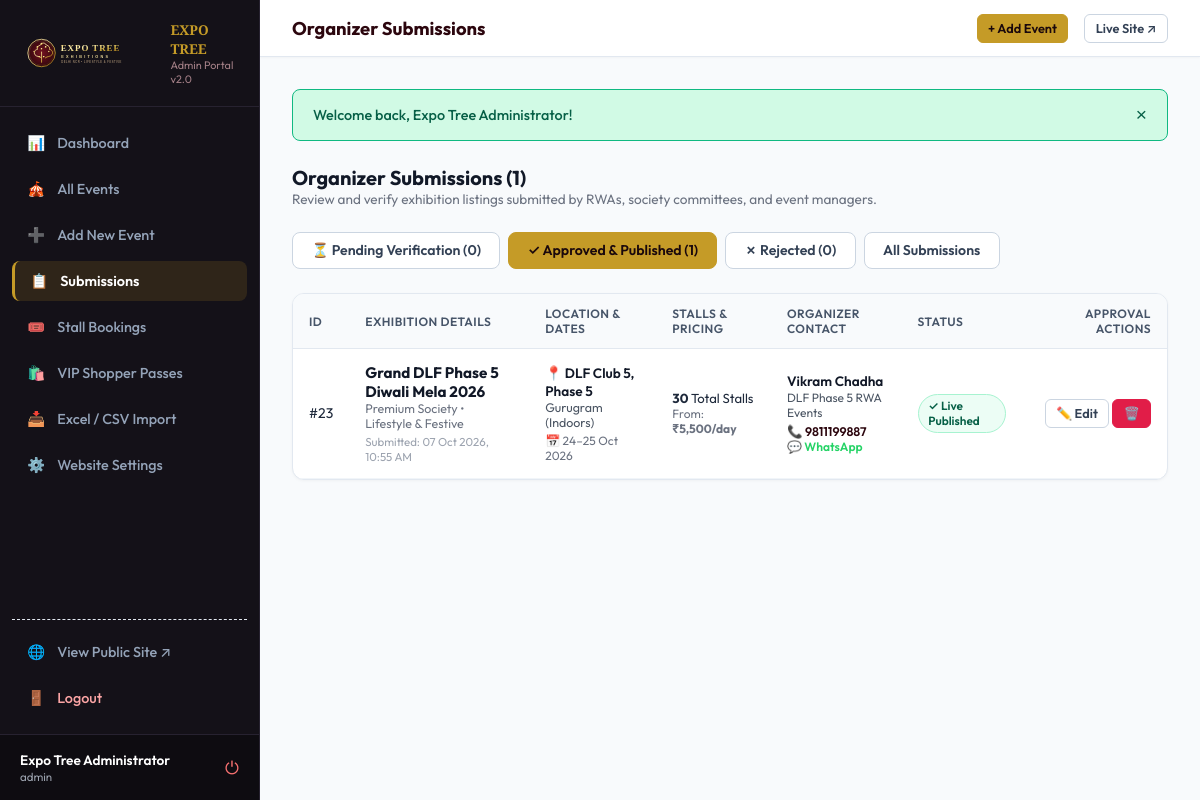
Screenshot of /admin/submissions.php?status=published (signed in) with the database file from the repository.
### tables this page shows
CREATE TABLE `events` (
  `id` int(11) NOT NULL AUTO_INCREMENT,
  `title` varchar(255) NOT NULL,
  `slug` varchar(255) NOT NULL,
  `category` varchar(100) DEFAULT 'Lifestyle & Festive',
  `event_type` varchar(100) NOT NULL DEFAULT 'Exhibition',
  `start_date` date NOT NULL,
  `end_date` date NOT NULL,
  `date_display` varchar(100) DEFAULT NULL,
  `venue` varchar(255) NOT NULL,
  `city` varchar(100) NOT NULL,
  `state` varchar(100) NOT NULL DEFAULT 'Delhi NCR',
  `pincode` varchar(20) DEFAULT NULL,
  `address` text DEFAULT NULL,
  `location_type` varchar(50) DEFAULT 'Outdoors',
  `footfall` varchar(100) DEFAULT NULL,
  `gentry` varchar(100) DEFAULT 'Middle Class',
  `timings` varchar(100) DEFAULT '10:00 AM - 8:00 PM',
  `layout_type` varchar(100) DEFAULT 'First come first serve',
  `fan_charge` varchar(50) DEFAULT '300 RS',
  `price_shopping_canopy` decimal(10,2) DEFAULT NULL,
  `price_shopping_table1` decimal(10,2) DEFAULT NULL,
  `price_shopping_table2` decimal(10,2) DEFAULT NULL,
  `price_food_canopy` decimal(10,2) DEFAULT NULL,
  `price_food_table2` decimal(10,2) DEFAULT NULL,
  `price_promotional` varchar(100) DEFAULT '10k onwards',
  `daily_stall_price` decimal(10,2) NOT NULL DEFAULT 5000.00,
  `total_stalls` int(11) NOT NULL DEFAULT 20,
  `available_stalls` int(11) NOT NULL DEFAULT 20,
  `booked_stalls` int(11) NOT NULL DEFAULT 0,
  `stall_sizes` varchar(255) DEFAULT 'Canopy: 3x3m • Table: 6x2ft',
  `facilities` text DEFAULT NULL,
  `booking_instructions` text DEFAULT NULL,
  `terms_conditions` text DEFAULT NULL,
  `description` text DEFAULT NULL,
  `image_url` varchar(500) DEFAULT NULL,
  `banner_url` varchar(500) DEFAULT NULL,
  `venue_images_json` text DEFAULT NULL,
  `highlights` text DEFAULT NULL,
  `map_link` text DEFAULT NULL,
  `organizer_name` varchar(150) DEFAULT 'Expo Tree Exhibitions',
  `organizer_company` varchar(150) DEFAULT 'Expo Tree Events Pvt Ltd',
  `organizer_phone` varchar(30) DEFAULT '9811175057',
  `organizer_whatsapp` varchar(30) DEFAULT '9811175057',
  `organizer_email` varchar(150) DEFAULT 'expotreeexhibitions@gmail.com',
  `organizer_website` varchar(255) DEFAULT NULL,
  `status` enum('draft','pending','approved','published','unpublished','rejected','active','inactive','archived') NOT NULL DEFAULT 'published',
  `is_featured` tinyint(1) NOT NULL DEFAULT 0,
  `source` enum('admin','organizer_submission') NOT NULL DEFAULT 'admin',
  `rejection_reason` text DEFAULT NULL,
  `created_at` timestamp NOT NULL DEFAULT current_timestamp(),
  `updated_at` timestamp NOT NULL DEFAULT current_timestamp() ON UPDATE current_timestamp(),
  PRIMARY KEY (`id`),
  UNIQUE KEY `slug` (`slug`),
  KEY `idx_slug` (`slug`),
  KEY `idx_dates` (`start_date`,`end_date`),
  KEY `idx_city` (`city`),
  KEY `idx_type` (`event_type`),
  KEY `idx_status` (`status`)
);

### includes/functions.php (called while the page is built, shortened)
<?php
function e($value) {
    return htmlspecialchars((string)($value ?? ''), ENT_QUOTES, 'UTF-8');
}
function sanitize($value) {
    return trim(strip_tags((string)$value));
}
function csrf_token() {
    return $_SESSION['csrf_token'];
}

### admin/submissions.php (the view, shortened to what this page needs)
<?php
require_once __DIR__ . '/../includes/db.php';
require_once __DIR__ . '/../includes/functions.php';
$statusFilter = sanitize($_GET['status'] ?? 'pending');
$sql = "SELECT * FROM events WHERE source = 'organizer_submission'";
$params = [];
if ($statusFilter !== 'all') {
    $sql .= " AND status = :st";
    $params[':st'] = $statusFilter;
}
$sql .= " ORDER BY created_at DESC";
$stmt = $pdo->prepare($sql);
$stmt->execute($params);
$submissions = $stmt->fetchAll();
$pendingCount = (int)$pdo->query("SELECT COUNT(*) FROM events WHERE source = 'organizer_submission' AND status = 'pending'")->fetchColumn();
$approvedCount = (int)$pdo->query("SELECT COUNT(*) FROM events WHERE source = 'organizer_submission' AND status IN ('published', 'approved')")->fetchColumn();
$rejectedCount = (int)$pdo->query("SELECT COUNT(*) FROM events WHERE source = 'organizer_submission' AND status = 'rejected'")->fetchColumn();
require_once __DIR__ . '/includes/admin-header.php';
?>
<div style="display: flex; justify-content: space-between; align-items: center; margin-bottom: 1.5rem; flex-wrap: wrap; gap: 1rem;">
  <div>
    <h3 style="font-size: 1.25rem; font-weight: 700; color: #111827;">
      Organizer Submissions (<?= count($submissions) ?>)
    </h3>
    <p style="font-size: 0.85rem; color: #6b7280;">
      Review and verify exhibition listings submitted by RWAs, society committees, and event managers.
    </p>
  </div>
</div>
<div style="display: flex; gap: 0.5rem; margin-bottom: 1.5rem; flex-wrap: wrap;">
  <a href="submissions.php?status=pending" class="admin-btn <?= $statusFilter === 'pending' ? 'admin-btn-gold' : 'admin-btn-outline' ?>">
    <span>⏳ Pending Verification (<?= $pendingCount ?>)</span>
  </a>
  <a href="submissions.php?status=published" class="admin-btn <?= $statusFilter === 'published' ? 'admin-btn-gold' : 'admin-btn-outline' ?>">
    <span>✓ Approved &amp; Published (<?= $approvedCount ?>)</span>
  </a>
  <a href="submissions.php?status=rejected" class="admin-btn <?= $statusFilter === 'rejected' ? 'admin-btn-gold' : 'admin-btn-outline' ?>">
    <span>✗ Rejected (<?= $rejectedCount ?>)</span>
  </a>
  <a href="submissions.php?status=all" class="admin-btn <?= $statusFilter === 'all' ? 'admin-btn-gold' : 'admin-btn-outline' ?>">
    <span>All Submissions</span>
  </a>
</div>
<div class="admin-card">
  <div style="overflow-x: auto;">
    <table class="admin-table">
      <thead>
        <tr>
          <th>ID</th>
          <th>Exhibition Details</th>
          <th>Location &amp; Dates</th>
          <th>Stalls &amp; Pricing</th>
          <th>Organizer Contact</th>
          <th>Status</th>
          <th style="text-align: right;">Approval Actions</th>
        </tr>
      </thead>
      <tbody>
        <?php if (empty($submissions)): ?>
          <tr>
            <td colspan="7" style="text-align: center; color: #888; padding: 3rem;">
              <div style="font-size: 2.5rem; margin-bottom: 0.5rem;">📋</div>
              <p>No <?= $statusFilter !== 'all' ? e($statusFilter) : '' ?> organizer submissions found.</p>
            </td>
          </tr>
        <?php else: ?>
          <?php foreach ($submissions as $sub): ?>
            <tr>
              <td>#<?= $sub['id'] ?></td>
              <td>
                <div style="font-weight: 700; color: #111827; font-size: 0.95rem;"><?= e($sub['title']) ?></div>
                <div style="font-size: 0.78rem; color: #6b7280;"><?= e($sub['event_type']) ?> • <?= e($sub['category']) ?></div>
                <div style="font-size: 0.72rem; color: #9ca3af; margin-top: 0.2rem;">Submitted: <?= date('d M Y, h:i A', strtotime($sub['created_at'])) ?></div>
              </td>
              <td>
                <div style="font-weight: 600; font-size: 0.85rem; color: #111827;">📍 <?= e($sub['venue']) ?></div>
                <div style="font-size: 0.78rem; color: #4b5563;"><?= e($sub['city']) ?> (<?= e($sub['location_type']) ?>)</div>
                <div style="font-size: 0.75rem; color: #6b7280; margin-top: 0.2rem;">📅 <?= e($sub['date_display'] ?? formatDateRange($sub['start_date'], $sub['end_date'])) ?></div>
              </td>
              <td>
                <div style="font-size: 0.82rem;"><strong><?= $sub['total_stalls'] ?></strong> Total Stalls</div>
                <div style="font-size: 0.75rem; color: #6b7280;">
                  From: <strong>₹<?= number_format($sub['daily_stall_price'], 0) ?>/day</strong>
                </div>
              </td>
              <td>
                <div style="font-weight: 600; color: #111827; font-size: 0.85rem;"><?= e($sub['organizer_name']) ?></div>
                <?php if (!empty($sub['organizer_company'])): ?>
                  <div style="font-size: 0.75rem; color: #4b5563;"><?= e($sub['organizer_company']) ?></div>
                <?php endif; ?>
                <div style="font-size: 0.78rem; margin-top: 0.25rem;">
                  <a href="tel:<?= e($sub['organizer_phone']) ?>" style="color: var(--admin-burgundy); font-weight: 600; text-decoration: none;">📞 <?= e($sub['organizer_phone']) ?></a>
                </div>
                <div style="font-size: 0.75rem;">
                  <a href="https://wa.me/<?= e($sub['organizer_whatsapp']) ?>" target="_blank" style="color: #25d366; text-decoration: none; font-weight: 600;">💬 WhatsApp</a>
                </div>
              </td>
              <td>
                <?php if ($sub['status'] === 'pending'): ?>
                  <span class="badge badge-warning">⏳ Pending Approval</span>
                <?php elseif ($sub['status'] === 'published' || $sub['status'] === 'active'): ?>
                  <span class="badge badge-success">✓ Live Published</span>
                <?php elseif ($sub['status'] === 'rejected'): ?>
                  <span class="badge badge-danger">✗ Rejected</span>
                <?php else: ?>
                  <span class="badge badge-info"><?= ucfirst($sub['status']) ?></span>
                <?php endif; ?>
              </td>
              <td style="text-align: right; white-space: nowrap;">
                <a href="<?= BASE_URL ?>/admin/event-edit.php?id=<?= $sub['id'] ?>" class="admin-btn admin-btn-outline admin-btn-sm" title="Edit Details">
                  ✏️ Edit
                </a>
                <a href="<?= BASE_URL ?>/admin/event-actions.php?action=delete&id=<?= $sub['id'] ?>&csrf_token=<?= csrf_token() ?>&return_to=submissions.php"
                   onclick="return confirm('Permanently delete this submission?');"
                   class="admin-btn admin-btn-danger admin-btn-sm" title="Delete">
                  🗑️
                </a>
              </td>
            </tr>
          <?php endforeach; ?>
        <?php endif; ?>
      </tbody>
    </table>
  </div>
</div>
<?php require_once __DIR__ . '/includes/admin-footer.php'; ?>

### admin/includes/admin-header.php (style rules this page uses)
:root { --admin-bg: #f8fafc; --admin-sidebar-bg: #141118; --admin-card-bg: #ffffff; --admin-gold: #c59b27; --admin-gold-hover: #b0881e; --admin-burgundy: #2c060e; --admin-border: #e2e8f0; --admin-text-dark: #0f172a; --admin-text-muted: #64748b; }
* { box-sizing: border-box; margin: 0; padding: 0; }
body { font-family: 'Outfit', -apple-system, BlinkMacSystemFont, 'Segoe UI', Roboto, sans-serif; background: var(--admin-bg); color: var(--admin-text-dark); min-height: 100vh; display: flex; }
.admin-btn { display: inline-flex; align-items: center; gap: 0.4rem; padding: 0.55rem 1.15rem; border-radius: 8px; font-size: 0.88rem; font-weight: 600; text-decoration: none; cursor: pointer; border: 1px solid transparent; transition: all 0.2s; }
.admin-btn-gold { background: var(--admin-gold); color: #1a080c; border-color: var(--admin-gold); }
.admin-btn-outline { background: #ffffff; border: 1px solid #cbd5e1; color: #334155; }
.admin-btn-danger { background: #e11d48; color: #ffffff; border-color: #e11d48; }
.admin-btn-sm { padding: 0.35rem 0.65rem; font-size: 0.8rem; border-radius: 6px; }
.admin-card { background: #ffffff; border-radius: 12px; border: 1px solid var(--admin-border); box-shadow: 0 1px 3px 0 rgba(0, 0, 0, 0.04); margin-bottom: 2rem; overflow: hidden; }
.admin-table { width: 100%; border-collapse: collapse; font-size: 0.88rem; text-align: left; }
.admin-table th { background: #f8fafc; padding: 0.75rem 1rem; font-weight: 600; color: #475569; border-bottom: 1px solid var(--admin-border); text-transform: uppercase; font-size: 0.75rem; letter-spacing: 0.04em; }
.admin-table td { padding: 0.85rem 1rem; border-bottom: 1px solid #f1f5f9; vertical-align: middle; color: #1e293b; }
.badge { display: inline-flex; align-items: center; gap: 0.3rem; padding: 0.2rem 0.6rem; border-radius: 9999px; font-size: 0.74rem; font-weight: 600; border: 1px solid transparent; }
.badge-success { background: #ecfdf5; color: #065f46; border-color: #a7f3d0; }

### rows the page displays
events: id "23", title "Grand DLF Phase 5 Diwali Mela 2026", event_type "Premium Society", category "Lifestyle & Festive", created_at "07 Oct 2026, 10:55 AM", venue "DLF Club 5, Phase 5", city "Gurugram", location_type "Indoors", date_display "24–25 Oct 2026", total_stalls "30", daily_stall_price "5,500", organizer_name "Vikram Chadha", organizer_company "DLF Phase 5 RWA Events", organizer_phone "9811199887", status "✓ Live Published"

### other values shown
$_SESSION['admin_name'] "Expo Tree Administrator"
$_SESSION['admin_username'] "admin"
$adminTitle "Organizer Submissions"
$flash['message'] "Welcome back, Expo Tree Administrator!"
count($submissions) "1"
$pendingCount "0"
$approvedCount "1"
$rejectedCount "0"
